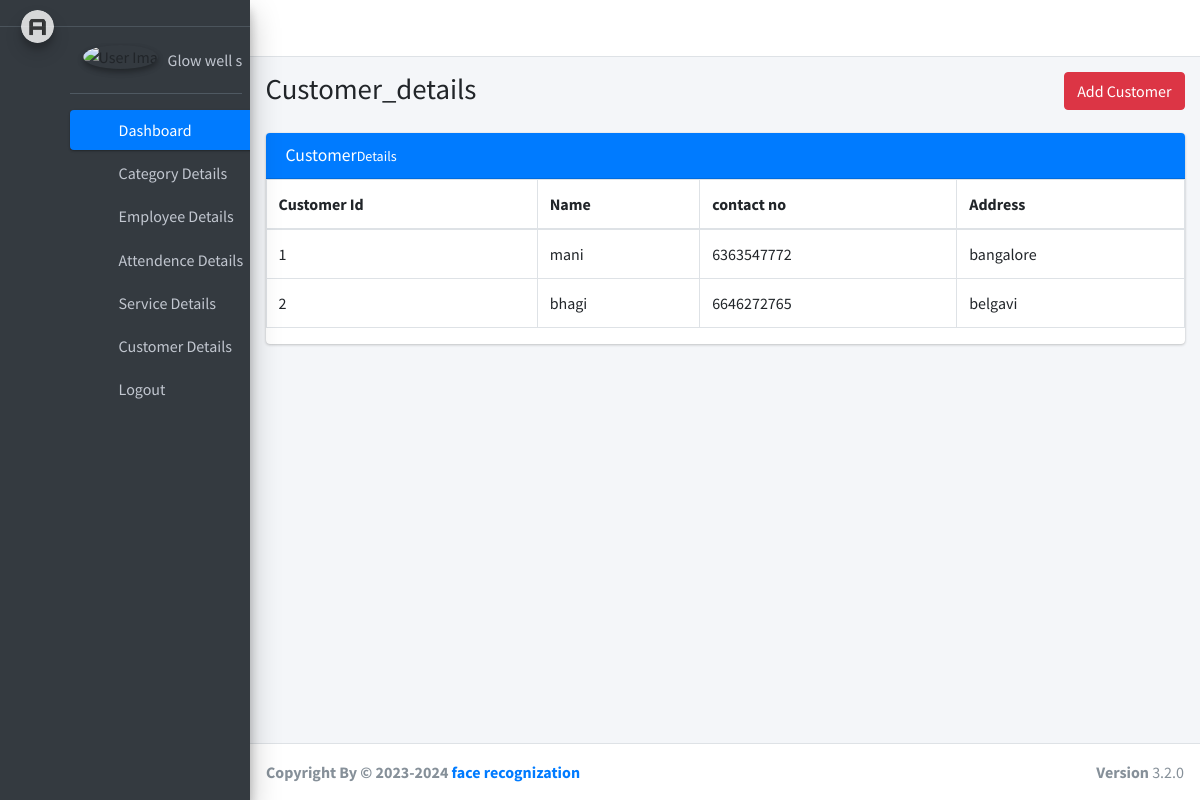
Page /face/cust_view/ on the committed database.
### web_app/models.py (models this page shows, shortened)
class customer_details(models.Model):
    cust_name=models.CharField(max_length=200)
    cust_contact=models.CharField(max_length=200)
    cust_address=models.CharField(max_length=200)

### web_app/views.py (the view)
# urls.py: path('cust_view/',cust_view),
def cust_view(request):
    cview=customer_details.objects.all()
    return render(request,"face/customer_view.html",{"cview":cview})

### Templates/face/customer_view.html (shortened to what this page needs)
{% include 'face/header.html'%}
{%include 'face/slidebar.html'%}
  <div class="content-wrapper">
    <section class="content-header">
      <div class="container-fluid">
        <div class="row mb-2">
          <div class="col-sm-6">
            <h1>Customer_details</h1>
          </div>
          <div class="col-sm-6">
            <ol class="breadcrumb float-sm-right">
              <li class="breadcrumb-item"><a href="/face/cust/" class="btn btn-danger">Add Customer</a></li>
            </ol>
          </div>
        </div>
      </div>
    </section>
    <section class="content">
      <div class="container-fluid">
        <div class="row">
          <div class="col-md-12">
            <div class="card card-primary">
              <div class="card-header">
                <h3 class="card-title">Customer<small>Details</small></h3>
              </div>
              <table id="example2" class="table table-bordered table-hover">
                <thead>
                <tr>
                  <th>Customer Id</th>
                  <th>Name</th>
                  <th>contact no</th>
                  <th>Address</th>
                     </tr>
                </thead>
                <tbody>
                    {%for cust in cview%}
                <tr>
                  <td>{{cust.id}}</td>
                  <td>{{cust.cust_name}}</td>
                  <td>{{cust.cust_contact}}</td>
                  <td>{{cust.cust_address}}</td>
                   </tr>
                {% endfor %}
                </tbody>
              </table>          </div>
            </div>
        </div>
      </div>
    </section>
  </div>
  {% include 'face/footer.html'%}

### rows in the picture
customer_details: id "1", cust_name "mani", cust_contact "6363547772", cust_address "bangalore"
customer_details: id "2", cust_name "bhagi", cust_contact "6646272765", cust_address "belgavi"
